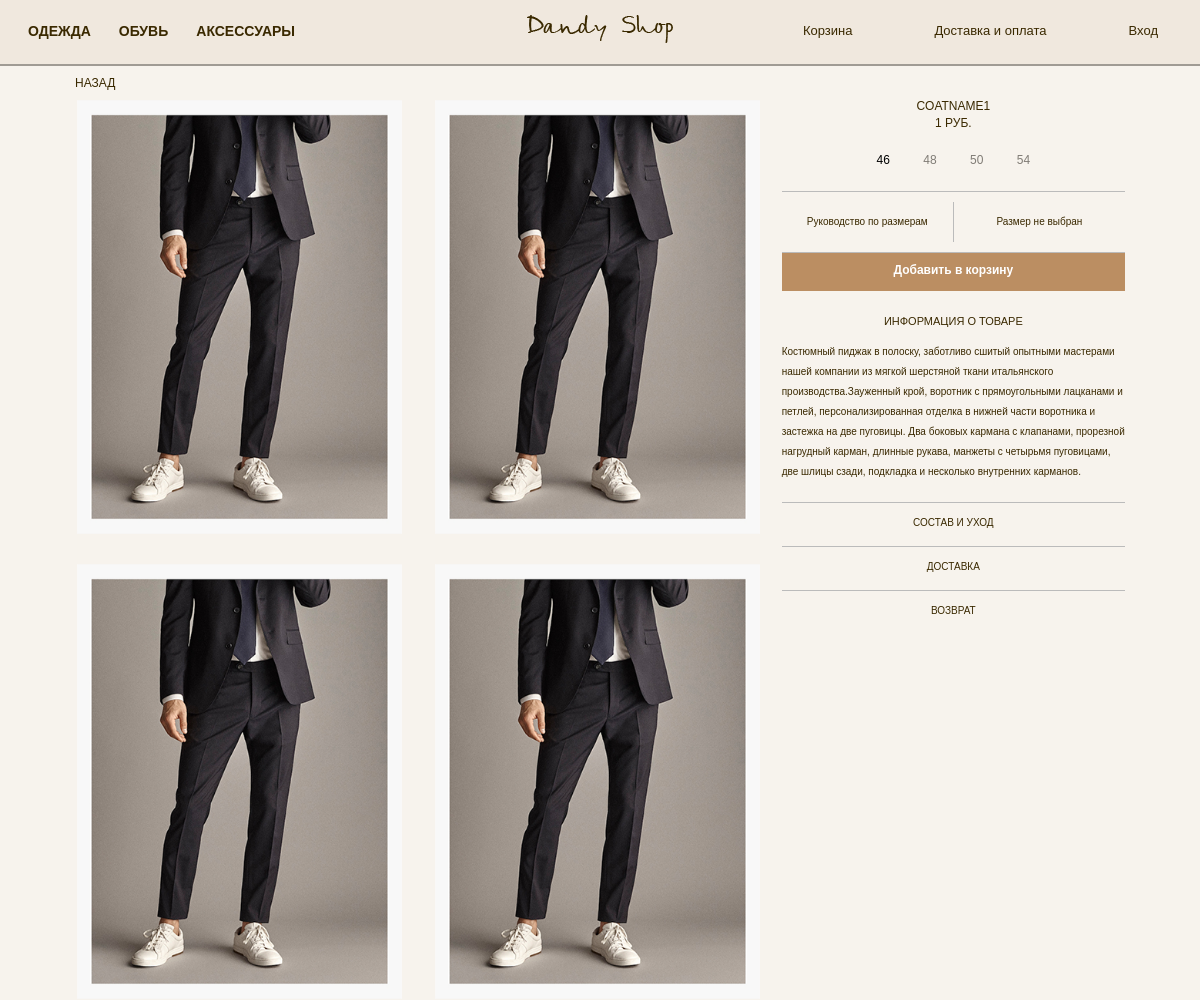
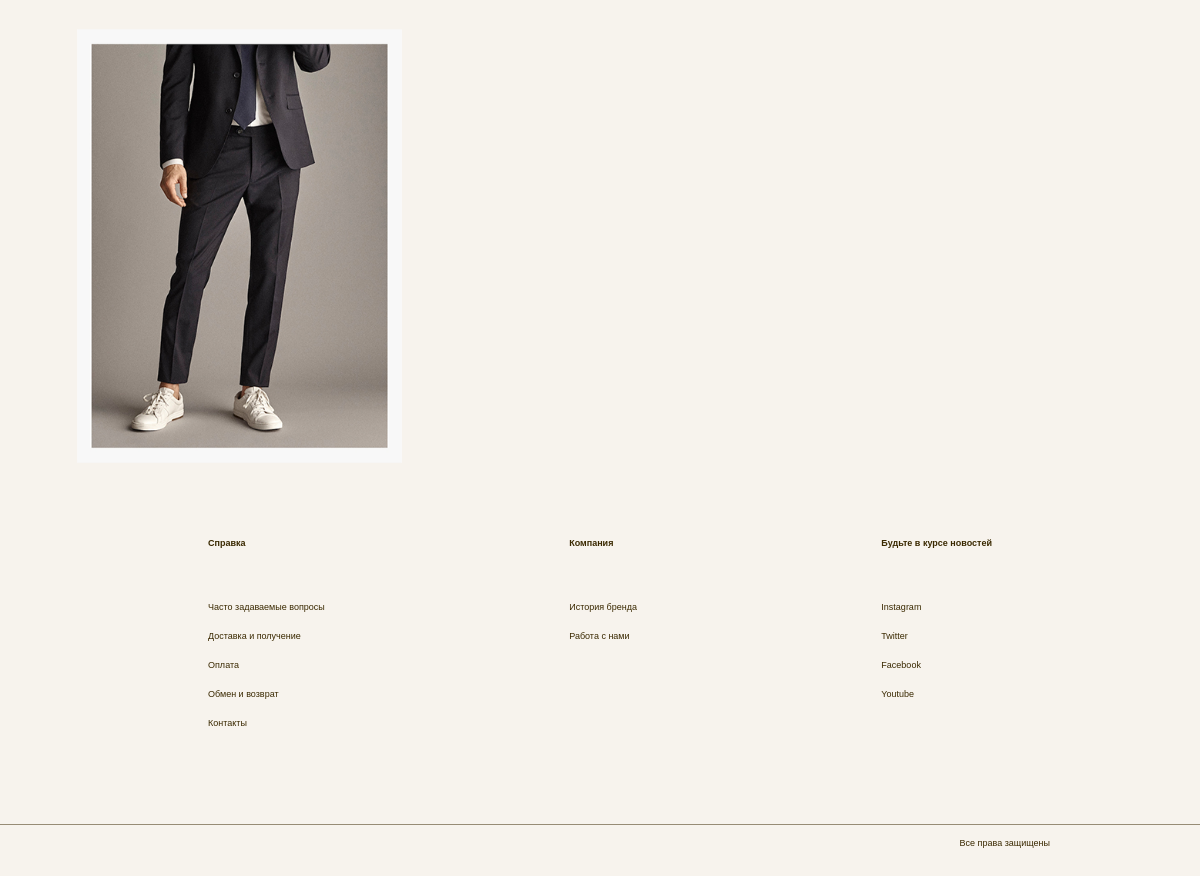
Page /product/coat1/ on the committed database (2 pictures, top to bottom).
### catalogApp/models.py (models this page shows, shortened)
class ImageProduct(models.Model):
    fk_product = models.ForeignKey(
        Product, on_delete=models.CASCADE, related_name='images_product')
    image = models.ImageField(
        blank=True, upload_to='imagesProduct')

class Product(models.Model):
    fk_subcatalog = models.ForeignKey(
        Subcatalog, on_delete=models.CASCADE, related_name='products')
    slug = models.SlugField(max_length=100)
    name = models.CharField(max_length=100)
    description = models.TextField(blank=True)
    price = models.PositiveIntegerField(default=0)

class CountProduct(models.Model):
    fk_product = models.ForeignKey(
        Product, on_delete=models.CASCADE, related_name='counts')
    fk_size = models.ForeignKey(
        SizeProduct, on_delete=models.CASCADE, related_name='counts')
    count = models.PositiveIntegerField(default=100)
    class Meta:
        ordering = ['fk_size']

class SizeProduct(models.Model):
    size = models.IntegerField()
    def __str__(self):
        return str(self.size)

### productApp/views.py (the view)
# urls.py: re_path(r'(?P<slug>\w+)/$', views.product_detail, name='product'),
def product_detail(request, slug):
    template = 'productApp/product.html'
    context = {
        'product': get_object_or_404(Product, slug=slug),
    }
    return render(request, template, context)

### main/context_processors.py (called while the page is built)
def get_username(request):
    return {'username': auth.get_user(request).username}

### productApp/templates/productApp/product.html (shortened to what this page needs)
{% extends 'base_template.html' %}
{% load staticfiles %}
{% load humanize %}
{% block style %}
    {% static 'productApp/css/product_style.css' %}
{% endblock %}
{% block context %}
    <section class="back">
        <div class="container-2">
            <a href="javascript:history.go(-1)">Назад</a>
        </div>
    </section>
    <section class="product">
        <div class="container-2">
            <div class="block_product">
                <div class="tile_images">
                    {% for image in product.images_product.all %}
                        <img src="{{ image.image.url }}" alt="">
                    {% endfor %}
                </div>
                <div class="block_text">
                    <div class="block_name_price">
                        <h2>{{ product.name }}</h2>
                        <h2>{{ product.price|intcomma }} руб.</h2>
                    </div>
                    <div class="block_size">
                    {% for count in product.counts.all %}
                        {% ifnotequal count.count 0 %}
                            <label>
                                <span>{{ count.fk_size }}</span>
                            </label>
                        {% else %}
                            <span class="block_disabled">{{ count.fk_size }}</span>
                        {% endifnotequal %}
                    {% endfor %}
                    </div>
                    <div class="block_size_description">
                        <h4 id="window_size_open">Руководство по размерам</h4>
                        <h4 id="size_value">Размер не выбран</h4>
                    </div>
                    <button form="form1" class="link_button" type="submit">Добавить в корзину</button>
                    <div class="block_description">
                        <h3>Информация о товаре</h3>
                        <p>{{ product.description }}</p>
                    </div>
                    <div class="block_link_more">
                        <a href="#">Состав и уход</a>
                        <a href="#">Доставка</a>
                        <a href="#">Возврат</a>
                    </div>
                </div>
            </div>
        </div>
    </section>
{% endblock %}

### static/css/base_style.css (style rules this page uses)
body { font-family: "century gothic", sans-serif; color: #3a2900; background-color: #f7f3ed; }

### productApp/static/productApp/css/product_style.css (style rules this page uses)
.container-2 { max-width: 1050px; margin: 0 auto; }
.back { margin: 10px 0; }
.back a { font-size: 12px; color: #3a2900; text-decoration: none; text-transform: uppercase; }
.block_product { display: grid; grid-template-columns: 2fr 1fr; grid-column-gap: 20px; justify-content: space-between; }
.tile_images { display: grid; grid-template-columns: 1fr 1fr; justify-items: center; grid-column-gap: 30px; grid-row-gap: 30px; justify-content: space-between; }
.tile_images img { width: 325px; }
.block_name_price { font-size: 12px; color: #3a2900; text-transform: uppercase; text-align: center; }
.block_name_price h2 { margin-bottom: 5px; }
.block_size { font-size: 12px; color: #000; margin: 25px 0; text-align: center; }
.block_size input[type='radio'] + span { cursor: pointer; }
.block_size span { margin: 0 15px; padding: 3px 0; }
.block_disabled { color: #807c76; cursor: default; }
.block_size_description { display: flex; font-size: 10px; border-top: 1px solid #bbb; border-bottom: 1px solid #bbb; text-align: center; }
.block_size_description h4 { flex: 1; text-align: center; padding: 15px 0; margin: 10px 0; }
.block_size_description h4:first-child { border-right: 1px solid #bbb; cursor: pointer; }
.link_button { border: none; width: 100%; font-size: 12px; font-weight: bold; color: #fff; background: #bb8e62; padding: 10px 0 14px; cursor: pointer; text-align: center; }
.block_description { margin-bottom: 20px; }
.block_description h3 { font-size: 11px; text-transform: uppercase; margin: 25px 0 15px; text-align: center; }
.block_description p { line-height: 20px; font-size: 10px; text-align: left; }
.block_link_more a { font-size: 10px; display: block; color: #3a2900; text-transform: uppercase; text-decoration: none; border-top: 1px solid #bbb; padding: 15px 0; margin-bottom: 3px; text-align: center; }

### rows in the picture
ImageProduct: image (picture)
ImageProduct: image (picture)
ImageProduct: image (picture)
ImageProduct: image (picture)
ImageProduct: image (picture)
Product: name "COATNAME1", price "1", description "Костюмный пиджак в полоску, заботливо сшитый опытными мастерами нашей компании из мягкой шерстяной ткани итальянского производства.Зауженный крой, воротник с прямоугольными лацканами и петлей, персонализированная отделка в нижней части воротника и застежка на две пуговицы. Два боковых кармана с клапанами, прорезной нагрудный карман, длинные рукава, манжеты с четырьмя пуговицами, две шлицы сзади, подкладка и несколько внутренних карманов."
CountProduct: fk_size "46"
CountProduct: fk_size "48"
CountProduct: fk_size "50"
CountProduct: fk_size "54"
